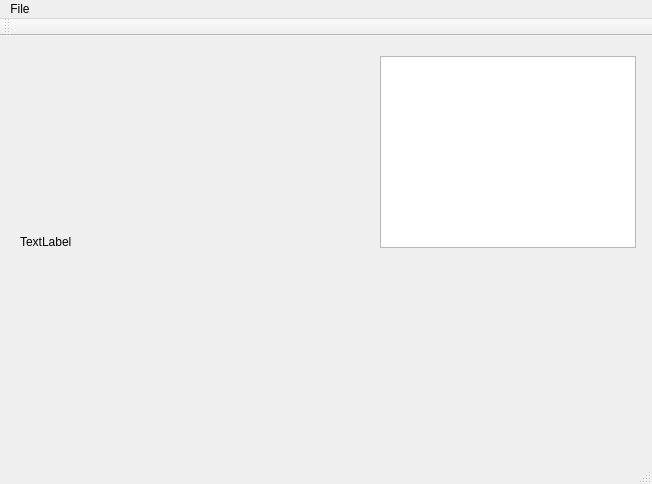
<?xml version="1.0" encoding="UTF-8"?>
<ui version="4.0">
 <class>yolov3Detector</class>
 <widget class="QMainWindow" name="yolov3Detector">
  <property name="geometry">
   <rect>
    <x>0</x>
    <y>0</y>
    <width>652</width>
    <height>484</height>
   </rect>
  </property>
  <property name="windowTitle">
   <string>yolov3Detector</string>
  </property>
  <widget class="QWidget" name="centralWidget">
   <widget class="QLabel" name="label">
    <property name="geometry">
     <rect>
      <x>20</x>
      <y>30</y>
      <width>321</width>
      <height>351</height>
     </rect>
    </property>
    <property name="text">
     <string>TextLabel</string>
    </property>
   </widget>
   <widget class="QTextBrowser" name="textBrowser">
    <property name="geometry">
     <rect>
      <x>380</x>
      <y>20</y>
      <width>256</width>
      <height>192</height>
     </rect>
    </property>
   </widget>
  </widget>
  <widget class="QMenuBar" name="menuBar">
   <property name="geometry">
    <rect>
     <x>0</x>
     <y>0</y>
     <width>652</width>
     <height>21</height>
    </rect>
   </property>
   <widget class="QMenu" name="menuFile">
    <property name="title">
     <string>File</string>
    </property>
    <addaction name="actionOpen"/>
   </widget>
   <addaction name="menuFile"/>
  </widget>
  <widget class="QToolBar" name="mainToolBar">
   <attribute name="toolBarArea">
    <enum>TopToolBarArea</enum>
   </attribute>
   <attribute name="toolBarBreak">
    <bool>false</bool>
   </attribute>
  </widget>
  <widget class="QStatusBar" name="statusBar"/>
  <action name="actionOpen">
   <property name="text">
    <string>Open</string>
   </property>
  </action>
 </widget>
 <layoutdefault spacing="6" margin="11"/>
 <resources/>
 <connections/>
</ui>
